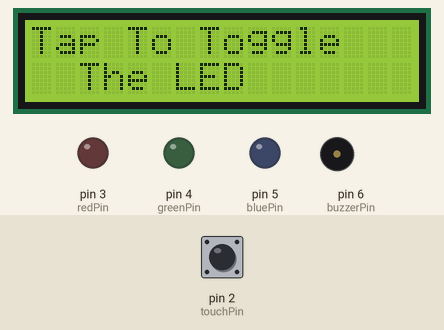
The sketch below on a simulated Arduino Uno, built with avr-gcc and run on an emulated ATmega328P. Shown: 16×2 character LCD, output pins drawn as LEDs (lit = HIGH), buzzer (waves = sounding, pin HIGH). Inputs (shaded band) come from the test bench; at power-on: pin 2 (touchPin) LOW. What the sketch prints to the serial monitor is not drawn.

Above: at 3.3 s.
3.4 s: pin 2 (touchPin) pulled HIGH for 0.15 s
At 5.3 s:
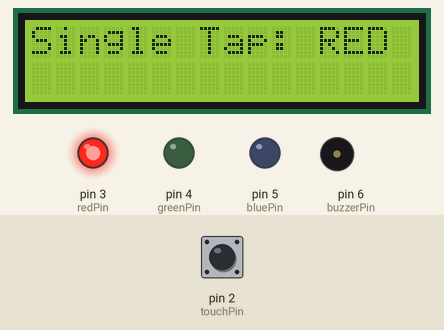
6.3 s: pin 2 (touchPin) pulsed HIGH 2 times (0.12 s each, 0.3 s apart)
At 9.0 s:
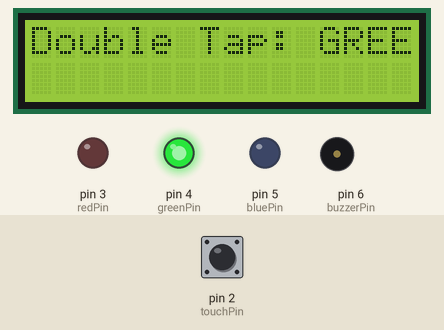
9.5 s: pin 2 (touchPin) pulled HIGH for 1 s
At 10.59 s:
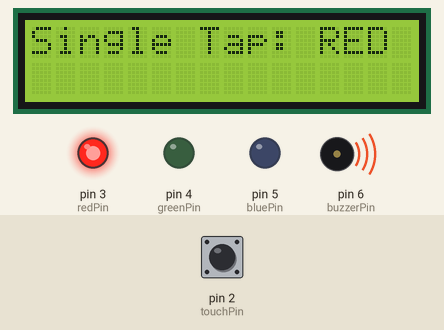
12.4 s: pin 2 (touchPin) pulsed HIGH 5 times (0.12 s each, 0.3 s apart)
At 15.6 s:
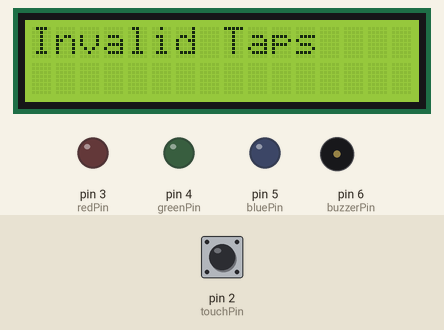
16.1 s: pin 2 (touchPin) pulled HIGH for 3.2 s
At 18.6 s:
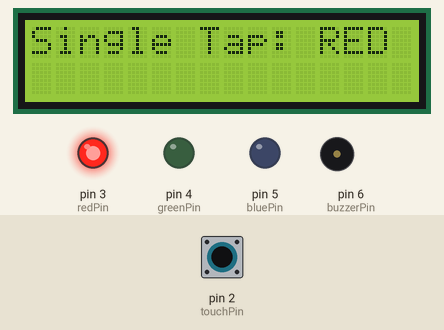
Timing chart, 0 to 20.1 s (numbered marks = the images above; inputs shaded):
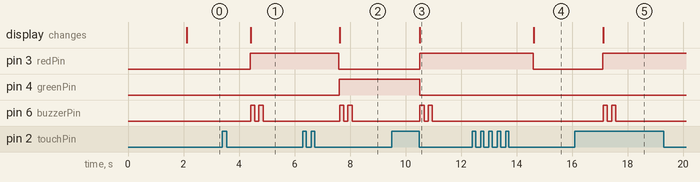

The sketch:

TAP_CONTROLED_LED_SYSTEM.ino
```cpp
#include <Wire.h>
#include <LiquidCrystal_I2C.h>

#define touchPin 2
#define redPin 3
#define greenPin 4
#define bluePin 5
#define buzzerPin 6

LiquidCrystal_I2C lcd(0x27, 16, 2); // Use 0x3F if 0x27 doesn't work

int touchCount = 0;
unsigned long lastTouchTime = 0;
const unsigned long waitTime = 1000; // 1 second

bool lastTouchState = LOW;

void setup() {
  pinMode(touchPin, INPUT);
  pinMode(redPin, OUTPUT);
  pinMode(greenPin, OUTPUT);
  pinMode(bluePin, OUTPUT);
  pinMode(buzzerPin, OUTPUT);

  lcd.init();
  lcd.backlight();

  Serial.begin(9600);

  // Step 1: Show startup message
  lcd.setCursor(0, 0);
  lcd.print("TAP BASED SYSTEM");
  lcd.setCursor(0, 1);
  lcd.print("   STARTING...  ");
  Serial.println("System Starting...");
  delay(2000);

  // Step 2: Show initial instruction
  lcd.clear();
  lcd.setCursor(0, 0);
  lcd.print("Tap To Toggle");
  lcd.setCursor(0, 1);
  lcd.print("  The LED     ");
}

void loop() {
  bool touchState = digitalRead(touchPin);

  // Rising edge detection
  if (touchState == HIGH && lastTouchState == LOW) {
    touchCount++;
    lastTouchTime = millis();
    Serial.print("Touch Count: ");
    Serial.println(touchCount);
  }

  lastTouchState = touchState;

  if (touchCount > 0 && (millis() - lastTouchTime > waitTime)) {
    performAction(touchCount);
    touchCount = 0;
  }
}

void performAction(int count) {
  // Turn off all LEDs
  digitalWrite(redPin, LOW);
  digitalWrite(greenPin, LOW);
  digitalWrite(bluePin, LOW);
  lcd.clear();

  switch (count) {
    case 1:
      digitalWrite(redPin, HIGH);
      lcd.print("Single Tap: RED");
      Serial.println("🔴 RED LED ON");
      break;
    case 2:
      digitalWrite(greenPin, HIGH);
      lcd.print("Double Tap: GREEN");
      Serial.println("🟢 GREEN LED ON");
      break;
    case 3:
      digitalWrite(bluePin, HIGH);
      lcd.print("Triple Tap: BLUE");
      Serial.println("🔵 BLUE LED ON");
      break;
    default:
      lcd.print("Invalid Taps");
      Serial.println("Invalid Tap Count");
      return;
  }

  // Buzzer beep twice
  for (int i = 0; i < 2; i++) {
    digitalWrite(buzzerPin, HIGH);
    delay(150);
    digitalWrite(buzzerPin, LOW);
    delay(150);
  }
}
```

Measured:
- after the input at 3.4 s, pin 3 (redPin): LOW → HIGH after 1.0 s; pin 6 (buzzerPin): alternates HIGH for 0.15 s and LOW for 0.15 s, 4 changes in all, then stays LOW, starting after 1.0 s; the display: changes after 1.0 s (image 1)
- after the input at 6.3 s, pin 3 (redPin): HIGH → LOW after 1.3 s; pin 4 (greenPin): LOW → HIGH after 1.3 s; pin 6 (buzzerPin): alternates HIGH for 0.15 s and LOW for 0.15 s, 4 changes in all, then stays LOW, starting after 1.3 s; the display: changes after 1.3 s (image 2)
- after the input at 9.5 s, pin 3 (redPin): LOW → HIGH after 1.0 s; pin 4 (greenPin): HIGH → LOW after 1.0 s; pin 6 (buzzerPin): alternates HIGH for 0.15 s and LOW for 0.15 s, 4 changes in all, then stays LOW, starting after 1.0 s; the display: changes after 1.0 s (image 3)
- after the input at 12.4 s, pin 3 (redPin): HIGH → LOW after 2.2 s; the display: changes after 2.2 s (image 4)
- after the input at 16.1 s, pin 3 (redPin): LOW → HIGH after 1.0 s; pin 6 (buzzerPin): alternates HIGH for 0.15 s and LOW for 0.15 s, 4 changes in all, then stays LOW, starting after 1.0 s; the display: changes after 1.0 s (image 5)
